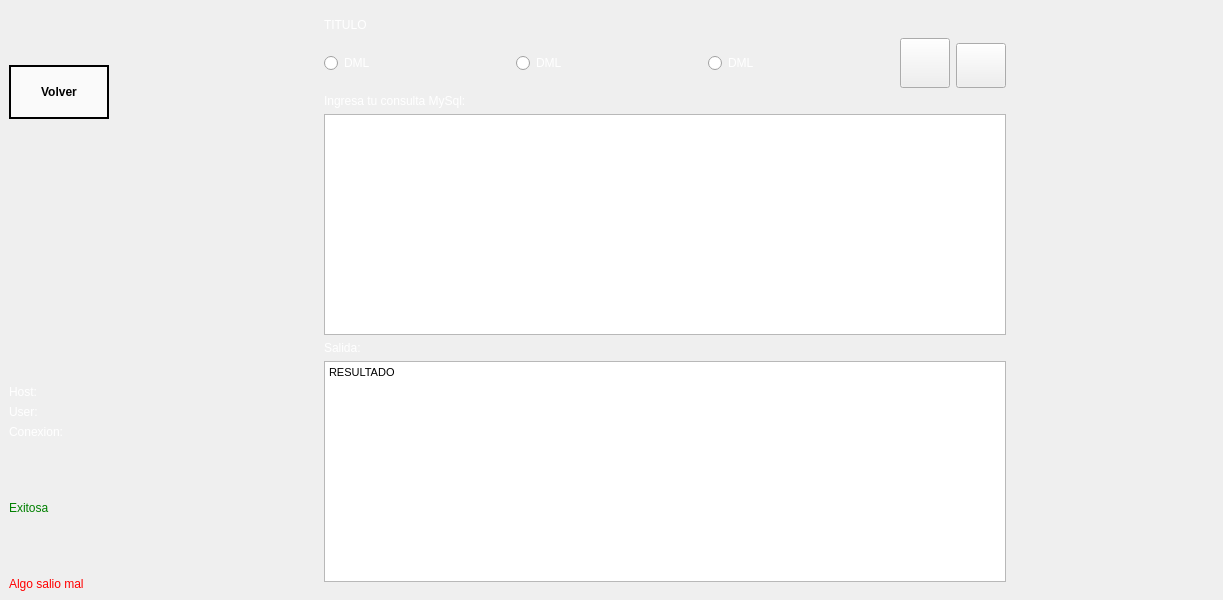
<?xml version="1.0" encoding="UTF-8"?>
<ui version="4.0">
 <class>MainWindow</class>
 <widget class="QMainWindow" name="MainWindow">
  <property name="geometry">
   <rect>
    <x>0</x>
    <y>0</y>
    <width>1223</width>
    <height>600</height>
   </rect>
  </property>
  <property name="windowTitle">
   <string>MainWindow</string>
  </property>
  <property name="styleSheet">
   <string notr="true">QWidget#centralwidget{
border-image:url(:/img/fondo.png)
}
padding: 50%;</string>
  </property>
  <widget class="QWidget" name="centralwidget">
   <layout class="QHBoxLayout" name="horizontalLayout_4">
    <item>
     <layout class="QVBoxLayout" name="verticalLayout_4">
      <item>
       <widget class="QWidget" name="horizontalWidget_2" native="true">
        <property name="minimumSize">
         <size>
          <width>100</width>
          <height>50</height>
         </size>
        </property>
        <property name="maximumSize">
         <size>
          <width>60</width>
          <height>60</height>
         </size>
        </property>
        <property name="styleSheet">
         <string notr="true">width:100px;
border-image:url(:/img/logo.png)
</string>
        </property>
        <layout class="QHBoxLayout" name="horizontalLayout_6"/>
       </widget>
      </item>
      <item>
       <widget class="QPushButton" name="pushButton_3">
        <property name="styleSheet">
         <string notr="true">  width: 50px; /* Diámetro del botón */
  height: 50px; /* Diámetro del botón (mismo valor que el ancho) */
  background-color: rgba(255, 255, 255, 0.7); /* Color blanco con opacidad del 70% */
  border: 2px solid #000; /* Borde de 2px sólido */
  border-radius: 50%; /* Hace que el botón sea circular */
  display: flex;
  justify-content: center;
  align-items: center;
  cursor: pointer;
  font-weight: bold;
  text-decoration: none;</string>
        </property>
        <property name="text">
         <string>Volver</string>
        </property>
       </widget>
      </item>
      <item>
       <spacer name="verticalSpacer">
        <property name="orientation">
         <enum>Qt::Vertical</enum>
        </property>
        <property name="sizeHint" stdset="0">
         <size>
          <width>20</width>
          <height>40</height>
         </size>
        </property>
       </spacer>
      </item>
      <item>
       <widget class="QLabel" name="label">
        <property name="styleSheet">
         <string notr="true">font: 10pt &quot;Arial&quot;;
color:white</string>
        </property>
        <property name="text">
         <string>Host: </string>
        </property>
       </widget>
      </item>
      <item>
       <widget class="QLabel" name="label_4">
        <property name="styleSheet">
         <string notr="true">font: 10pt &quot;Arial&quot;;
color:white</string>
        </property>
        <property name="text">
         <string>User:</string>
        </property>
       </widget>
      </item>
      <item>
       <widget class="QLabel" name="label_5">
        <property name="styleSheet">
         <string notr="true">font: 10pt &quot;Arial&quot;;
color:white</string>
        </property>
        <property name="text">
         <string>Conexion:</string>
        </property>
       </widget>
      </item>
      <item>
       <widget class="QWidget" name="check" native="true">
        <property name="minimumSize">
         <size>
          <width>50</width>
          <height>50</height>
         </size>
        </property>
        <property name="maximumSize">
         <size>
          <width>50</width>
          <height>50</height>
         </size>
        </property>
        <property name="styleSheet">
         <string notr="true">width:100px;
border-image:url(:/img/check.png)
</string>
        </property>
        <layout class="QHBoxLayout" name="horizontalLayout_7"/>
       </widget>
      </item>
      <item>
       <widget class="QLabel" name="label_6">
        <property name="styleSheet">
         <string notr="true">color:green</string>
        </property>
        <property name="text">
         <string>Exitosa</string>
        </property>
       </widget>
      </item>
      <item>
       <widget class="QWidget" name="horizontalWidget_2" native="true">
        <property name="minimumSize">
         <size>
          <width>50</width>
          <height>50</height>
         </size>
        </property>
        <property name="maximumSize">
         <size>
          <width>50</width>
          <height>50</height>
         </size>
        </property>
        <property name="sizeIncrement">
         <size>
          <width>0</width>
          <height>0</height>
         </size>
        </property>
        <property name="styleSheet">
         <string notr="true">width:100px;
border-image:url(:/img/error.png)
</string>
        </property>
        <layout class="QHBoxLayout" name="error"/>
       </widget>
      </item>
      <item>
       <widget class="QLabel" name="label_7">
        <property name="styleSheet">
         <string notr="true">color:red</string>
        </property>
        <property name="text">
         <string>Algo salio mal</string>
        </property>
       </widget>
      </item>
     </layout>
    </item>
    <item>
     <spacer name="horizontalSpacer">
      <property name="orientation">
       <enum>Qt::Horizontal</enum>
      </property>
      <property name="sizeHint" stdset="0">
       <size>
        <width>190</width>
        <height>20</height>
       </size>
      </property>
     </spacer>
    </item>
    <item>
     <widget class="QWidget" name="verticalWidget" native="true">
      <property name="minimumSize">
       <size>
        <width>700</width>
        <height>0</height>
       </size>
      </property>
      <property name="maximumSize">
       <size>
        <width>1000</width>
        <height>16777215</height>
       </size>
      </property>
      <layout class="QVBoxLayout" name="verticalLayout_2">
       <item>
        <widget class="QLabel" name="label_title">
         <property name="styleSheet">
          <string notr="true">color:white;
font: 20pt &quot;Arial&quot;;</string>
         </property>
         <property name="text">
          <string>TITULO</string>
         </property>
        </widget>
       </item>
       <item>
        <layout class="QHBoxLayout" name="horizontalLayout_3">
         <item>
          <widget class="QRadioButton" name="radioButton_DDL">
           <property name="styleSheet">
            <string notr="true">color:white;
font: 14pt &quot;Arial&quot;;</string>
           </property>
           <property name="text">
            <string>DML</string>
           </property>
          </widget>
         </item>
         <item>
          <widget class="QRadioButton" name="radioButton_DML">
           <property name="styleSheet">
            <string notr="true">color:white;
font: 14pt &quot;Arial&quot;;</string>
           </property>
           <property name="text">
            <string>DML</string>
           </property>
          </widget>
         </item>
         <item>
          <widget class="QRadioButton" name="radioButton_DCL">
           <property name="styleSheet">
            <string notr="true">color:white;
font: 14pt &quot;Arial&quot;;</string>
           </property>
           <property name="text">
            <string>DML</string>
           </property>
          </widget>
         </item>
         <item>
          <widget class="QPushButton" name="buttonPlay">
           <property name="minimumSize">
            <size>
             <width>50</width>
             <height>50</height>
            </size>
           </property>
           <property name="maximumSize">
            <size>
             <width>50</width>
             <height>50</height>
            </size>
           </property>
           <property name="cursor">
            <cursorShape>PointingHandCursor</cursorShape>
           </property>
           <property name="styleSheet">
            <string notr="true">
border-image:url(:/img/play.png)
</string>
           </property>
           <property name="text">
            <string/>
           </property>
          </widget>
         </item>
         <item>
          <widget class="QPushButton" name="buttonReset">
           <property name="minimumSize">
            <size>
             <width>50</width>
             <height>45</height>
            </size>
           </property>
           <property name="maximumSize">
            <size>
             <width>50</width>
             <height>40</height>
            </size>
           </property>
           <property name="cursor">
            <cursorShape>PointingHandCursor</cursorShape>
           </property>
           <property name="styleSheet">
            <string notr="true">
border-image:url(:/img/reset.png)
</string>
           </property>
           <property name="text">
            <string/>
           </property>
          </widget>
         </item>
        </layout>
       </item>
       <item>
        <widget class="QLabel" name="label_3">
         <property name="styleSheet">
          <string notr="true">font: 10pt &quot;Arial&quot;;
color:white</string>
         </property>
         <property name="text">
          <string>Ingresa tu consulta MySql:</string>
         </property>
        </widget>
       </item>
       <item>
        <widget class="QTextEdit" name="textEdit_input">
         <property name="styleSheet">
          <string notr="true">font: 12pt &quot;Arial&quot;;</string>
         </property>
        </widget>
       </item>
       <item>
        <widget class="QLabel" name="label_2">
         <property name="styleSheet">
          <string notr="true">font: 13pt &quot;Arial&quot;;
color:white</string>
         </property>
         <property name="text">
          <string>Salida:</string>
         </property>
        </widget>
       </item>
       <item>
        <widget class="QTextEdit" name="textEdit_output">
         <property name="styleSheet">
          <string notr="true">font: 12pt &quot;Arial&quot;;</string>
         </property>
         <property name="inputMethodHints">
          <set>Qt::ImhMultiLine</set>
         </property>
         <property name="undoRedoEnabled">
          <bool>false</bool>
         </property>
         <property name="html">
          <string>&lt;!DOCTYPE HTML PUBLIC &quot;-//W3C//DTD HTML 4.0//EN&quot; &quot;http://www.w3.org/TR/REC-html40/strict.dtd&quot;&gt;
&lt;html&gt;&lt;head&gt;&lt;meta name=&quot;qrichtext&quot; content=&quot;1&quot; /&gt;&lt;style type=&quot;text/css&quot;&gt;
p, li { white-space: pre-wrap; }
&lt;/style&gt;&lt;/head&gt;&lt;body style=&quot; font-family:'Arial'; font-size:12pt; font-weight:400; font-style:normal;&quot;&gt;
&lt;p style=&quot; margin-top:0px; margin-bottom:0px; margin-left:0px; margin-right:0px; -qt-block-indent:0; text-indent:0px;&quot;&gt;&lt;span style=&quot; font-family:'MS Shell Dlg 2'; font-size:8.25pt;&quot;&gt;RESULTADO&lt;/span&gt;&lt;/p&gt;&lt;/body&gt;&lt;/html&gt;</string>
         </property>
        </widget>
       </item>
      </layout>
     </widget>
    </item>
    <item>
     <spacer name="horizontalSpacer_2">
      <property name="orientation">
       <enum>Qt::Horizontal</enum>
      </property>
      <property name="sizeHint" stdset="0">
       <size>
        <width>189</width>
        <height>20</height>
       </size>
      </property>
     </spacer>
    </item>
   </layout>
  </widget>
 </widget>
 <resources>
  <include location="imgs/images.qrc"/>
 </resources>
 <connections/>
</ui>
